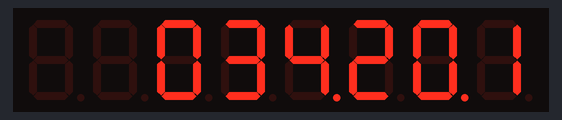
This sketch was run on a simulated Arduino Uno, built with avr-gcc and run on an emulated ATmega328P. Parts: 8-digit seven-segment display. Wiring (inferred from the names in the program): DS1307 clock at I2C address 0x68. The local clock reads 2024-03-15 10:24:30 at power-on unless the sketch sets it.

Above: at 0.1 s.
At 5.1 s:
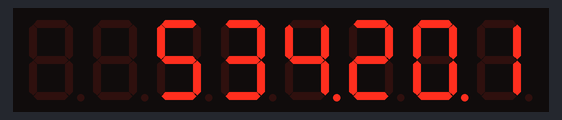
At 11.1 s:
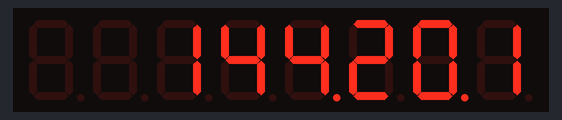
At 19.1 s:
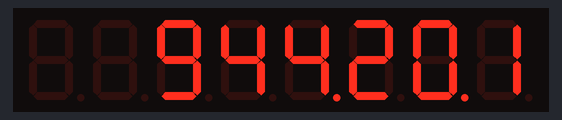
At 29.1 s:
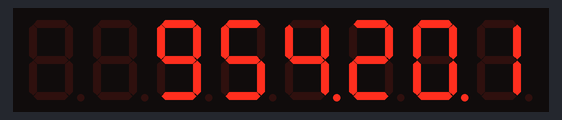
At 39.1 s:
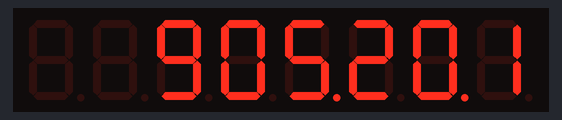

The sketch:

RTC_Display.ino
```cpp
/* Downloaded from http://projectsfromtech.blogspot.com/
*Connect SCL, SDA, Vcc, and GND
*Open Serial Monitor and enjoy!
*/

//Arduino 1.0+ Only

#include "LedControl.h"
#include "Wire.h"
#define DS1307_ADDRESS 0x68

LedControl lc=LedControl(12,11,10,8);

void setup()
{
  Wire.begin();
  lc.shutdown(0,false);
  /* Set the brightness to a medium values*/
  lc.setIntensity(0,0);
  /* and clear the display */
  lc.clearDisplay(0);
  Serial.begin(9600);
}

void loop()
{
  printDate();
}


byte bcdToDec(byte val)
{
// Convert binary coded decimal to normal decimal numbers
  return ( (val/16*10) + (val%16) );
}

void printDate(){

  // Reset the register pointer
  Wire.beginTransmission(DS1307_ADDRESS);

  byte zero = 0x00;
  Wire.write(zero);
  Wire.endTransmission();

  Wire.requestFrom(DS1307_ADDRESS, 7);

  int second = bcdToDec(Wire.read());
  int minute = bcdToDec(Wire.read());
  int hour = bcdToDec(Wire.read() & 0b111111); //24 hour time
  int weekDay = bcdToDec(Wire.read()); //0-6 -> sunday - Saturday
  int monthDay = bcdToDec(Wire.read());
  int month = bcdToDec(Wire.read());
  int year = bcdToDec(Wire.read());

  //print the date EG   3/1/11 23:59:59

/*
  Serial.print(month);
  Serial.print("/");
  Serial.print(monthDay);
  Serial.print("/");
  Serial.print(year);
  Serial.print(" ");
  Serial.print(hour);
  Serial.print(":");
  Serial.print(minute);
  Serial.print(":");
  Serial.println(second);
  */
  displayDate(hour, minute, second);
}

void countDown(int hr, int mint, int sec)
{
  int downHr, downMint, downSec;

  downHr = 24 -  hr;
  downMint = 60 - mint;
  downSec = 60 - sec;

  displayDate(downHr, downMint, downSec);
}

void displayDate(int hr, int mint, int sec)
{

  //Test

  /*lc.setDigit(0,0,0,true);
  lc.setDigit(0,1,1,true);
  lc.setDigit(0,2,2,true);
  lc.setDigit(0,3,3,true);
  lc.setDigit(0,4,4,true);
  lc.setDigit(0,5,5,true);
  lc.setDigit(0,6,6,true);
  lc.setDigit(0,7,7,true);*/

  lc.setDigit(0,0,hr/10, false);
  lc.setDigit(0,1,hr%10,true);

  lc.setDigit(0,2,mint/10,false);
  lc.setDigit(0,3,mint%10,true);

  lc.setDigit(0,4,sec/10,false);
  lc.setDigit(0,5,sec%10,false);


  //To make it look likee milliseconds

  /*int delayTime = 100;
  lc.setDigit(0,6,2,false);
  lc.setDigit(0,7,5,false);
  delay(delayTime);
  lc.setDigit(0,6,3,false);
  lc.setDigit(0,7,3,false);
  delay(delayTime);
  lc.setDigit(0,6,5,false);
  lc.setDigit(0,7,4,false);
  delay(delayTime);
  lc.setDigit(0,6,8,false);
  lc.setDigit(0,7,6,false);
  delay(delayTime);
  lc.setDigit(0,6,9,false);
  lc.setDigit(0,7,1,false);*/
}
```

Measured:
- what the display in image 2 shows lasts 1.0 s, from 11.0 s to 12.0 s
